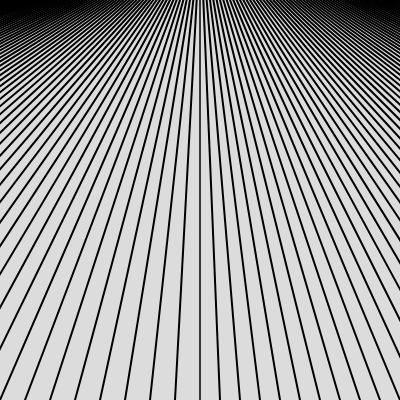
Frame 1 (no input)
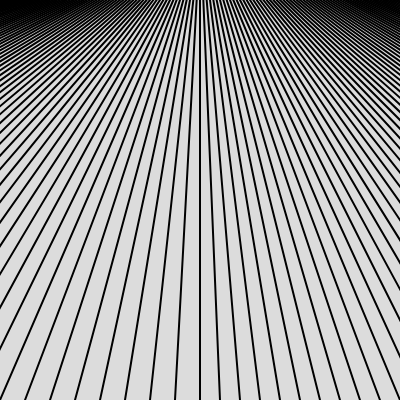
Frame 60 (no input)
Frame 120 (the mouse pressed at the canvas centre since frame 60): identical to frame 60, image omitted

The p5.js sketch that drew these frames (run headless with seeded random() and noise() and a simulated clock; from frame 60 on, the mouse is pressed at the canvas centre):

// p5.js sketch
// ── sketch.js
function setup() {
  createCanvas(400, 400);
}

function draw() {
  background(220);

for(let a = 0; a/3 < width; a = a + 10){
  line((width/2) + a/3, 0, (width/2) + a*2, height)
  line(width - ((width/2) + a/3), 0, width - ((width/2) + a*2.5), height)

strokeWeight(2)
}
}
